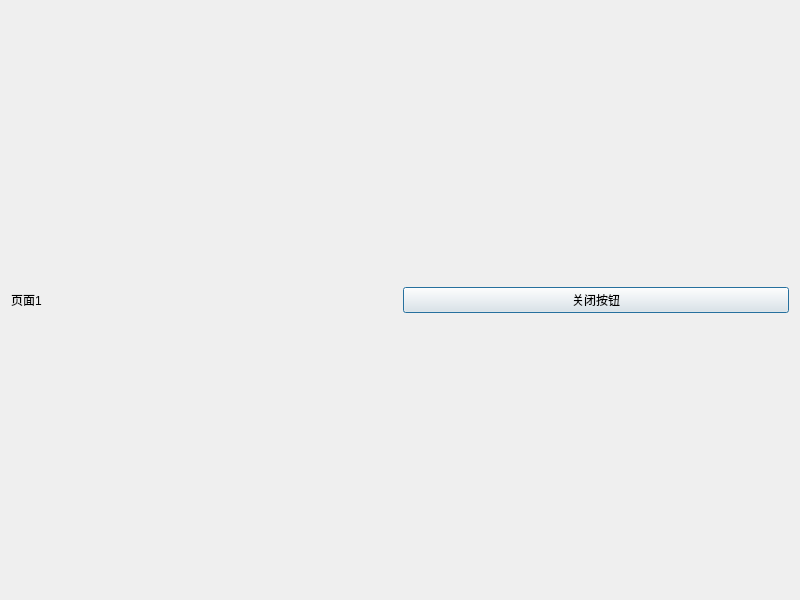
<?xml version="1.0" encoding="UTF-8"?>
<ui version="4.0">
 <class>window_one</class>
 <widget class="QDialog" name="window_one">
  <property name="geometry">
   <rect>
    <x>0</x>
    <y>0</y>
    <width>800</width>
    <height>600</height>
   </rect>
  </property>
  <property name="windowTitle">
   <string>Dialog</string>
  </property>
  <layout class="QGridLayout" name="gridLayout">
   <item row="1" column="0">
    <widget class="QLabel" name="label">
     <property name="text">
      <string>页面1</string>
     </property>
    </widget>
   </item>
   <item row="1" column="1">
    <widget class="QPushButton" name="closeBtn">
     <property name="text">
      <string>关闭按钮</string>
     </property>
    </widget>
   </item>
  </layout>
 </widget>
 <resources/>
 <connections/>
</ui>
